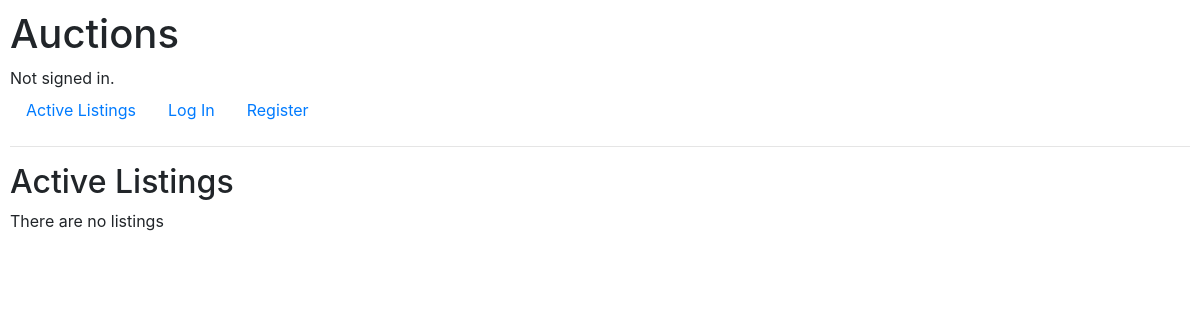
The app's page /, older data.
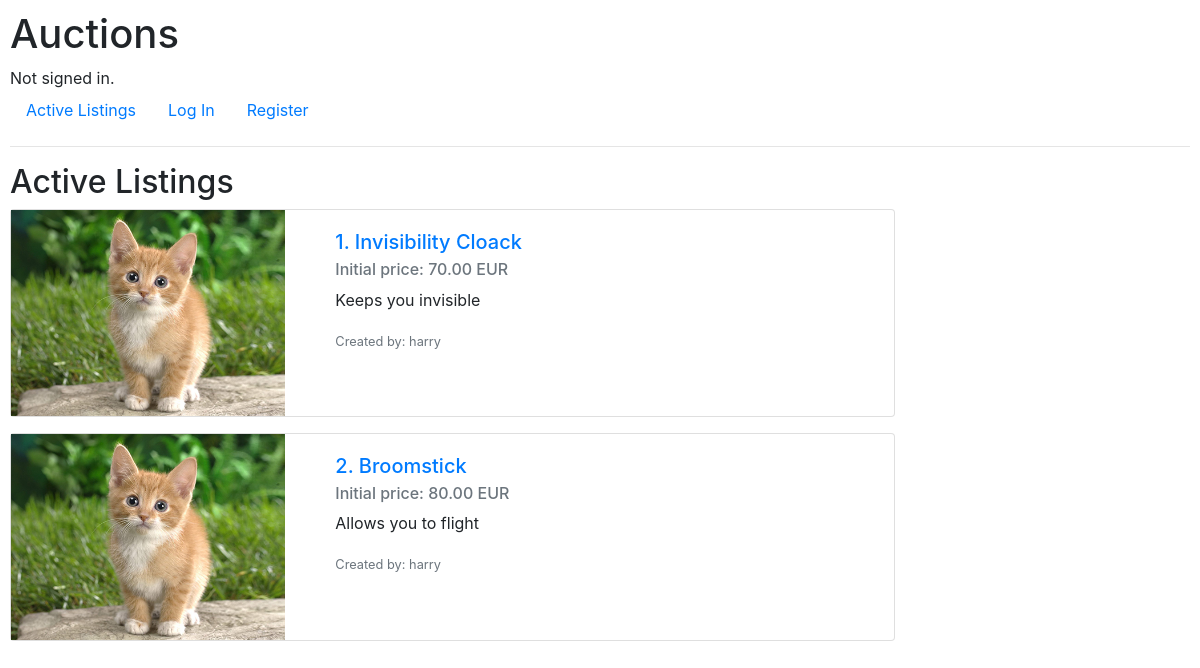
The same page, newer data.
### auctions/models.py (models this page shows, shortened)
class Auction_listing(models.Model):
    title = CharField(max_length=64)
    initial_price = DecimalField(max_digits=10, decimal_places=2)
    description = TextField(blank=True)
    creator = ForeignKey(User, on_delete=models.CASCADE, related_name="created_listings")
    winner = ForeignKey(User, on_delete=models.CASCADE, related_name="won_listings", blank=True, null=True)
    is_active = BooleanField(default=True)
    image_link = URLField(max_length=500, blank=True)
    categories = ManyToManyField(Category, blank=True, related_name="listings_per_category")
    in_watch_list = ManyToManyField(User, blank=True, related_name="wishes_per_user")

class User(AbstractUser):
    pass

### auctions/views.py (the view)
# urls.py: path("", views.index, name="index"),
def index(request):
    return render(request, "auctions/index.html", {
        "Listings": Auction_listing.objects.filter(is_active = True)
    })

### auctions/templates/auctions/index.html
{% extends "auctions/layout.html" %}
{% block body %}
    <h2>Active Listings</h2>
    {% for listing in Listings %}
        <div class="card mb-3" style="max-width: 75%;">
            <div class="row g-0">
                <div class="col-md-4">
                    {% load static %} <img src="{% static "auctions/cat.jpeg"%}" class="img-fluid rounded-start" alt="...">
                </div>
                <div class="col-md-8">
                    <div class="card-body">
                        <a href="{% url 'index' %}">
                            <h5 class="card-title">{{listing.id}}. {{ listing.title }}</h5>
                        </a>
                        <h6 class="card-subtitle mb-2 text-muted"> Initial price: {{listing.initial_price }} EUR</h6>
                        {% if listing.description %}
                            <p class="card-text">{{listing.description}}</p>
                        {% else %}
                            <p class="card-text">No description for this item</p>
                        {% endif %}
                        <p class="card-text"><small class="text-muted">Created by: {{ listing.creator }}</small></p>
                    </div>
                </div>
            </div>
        </div>
    {% empty %}
        There are no listings
    {% endfor %}
{% endblock %}

### auctions/templates/auctions/layout.html (shortened to what this page needs)
{% load static %}
<!DOCTYPE html>
<html lang="en">
    <head>
        <link rel="stylesheet" href="https://stackpath.bootstrapcdn.com/bootstrap/4.4.1/css/bootstrap.min.css">
        <link href="{% static 'auctions/styles.css' %}" rel="stylesheet">
    </head>
    <body>
        <h1>Auctions</h1>
        <div>
            {% if user.is_authenticated %}
                Signed in as <strong>{{ user.username }}</strong>.
            {% else %}
                Not signed in.
            {% endif %}
        </div>
        <ul class="nav">
            <li class="nav-item">
                <a class="nav-link" href="{% url 'index' %}">Active Listings</a>
            </li>
            {% if user.is_authenticated %}
                <li class="nav-item">
                    <a class="nav-link" href="{% url 'logout' %}">Log Out</a>
                </li>
            {% else %}
                <li class="nav-item">
                    <a class="nav-link" href="{% url 'login' %}">Log In</a>
                </li>
                <li class="nav-item">
                    <a class="nav-link" href="{% url 'register' %}">Register</a>
                </li>
            {% endif %}
        </ul>
        <hr>
        {% block body %}
        {% endblock %}
    </body>
</html>

### auctions/static/auctions/styles.css (style rules this page uses)
body { padding: 10px; }

Row changes from the older to the newer data that the page shows:
added Auction_listing: id "1", title "Invisibility Cloack", initial_price "70.00", description "Keeps you invisible", creator "harry"
added Auction_listing: id "2", title "Broomstick", initial_price "80.00", description "Allows you to flight", creator "harry"
Text that changed along with them:
text no longer shown: "There are no listings"
